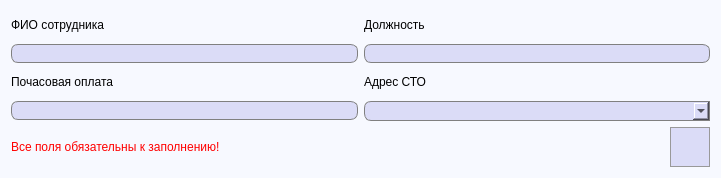
<?xml version="1.0" encoding="UTF-8"?>
<ui version="4.0">
 <class>AddEmployee</class>
 <widget class="QDialog" name="AddEmployee">
  <property name="geometry">
   <rect>
    <x>0</x>
    <y>0</y>
    <width>721</width>
    <height>178</height>
   </rect>
  </property>
  <property name="windowTitle">
   <string>Добавление сотрудника</string>
  </property>
  <property name="windowIcon">
   <iconset resource="../../images.qrc">
    <normaloff>:/images/autoService-logo.png</normaloff>:/images/autoService-logo.png</iconset>
  </property>
  <property name="styleSheet">
   <string notr="true">QDialog {
	background-color: #f7f9ff;
}

QMessageBox {
	background-color: white;
}</string>
  </property>
  <layout class="QGridLayout" name="gridLayout_2">
   <item row="1" column="1">
    <spacer name="horizontalSpacer_2">
     <property name="orientation">
      <enum>Qt::Horizontal</enum>
     </property>
     <property name="sizeHint" stdset="0">
      <size>
       <width>40</width>
       <height>20</height>
      </size>
     </property>
    </spacer>
   </item>
   <item row="1" column="2">
    <widget class="QPushButton" name="saveWorkerButton">
     <property name="minimumSize">
      <size>
       <width>40</width>
       <height>40</height>
      </size>
     </property>
     <property name="styleSheet">
      <string notr="true">QPushButton {
	background-color: #dbdcf7;
	border: 1px solid #999999;
}

QPushButton:hover {
	background-color: #d5d6f0;
	border: 1px solid #acacac;
}

QPushButton:pressed {
	background-color: #cbcde6;
	border: 2px solid #999999;
}</string>
     </property>
     <property name="text">
      <string/>
     </property>
     <property name="icon">
      <iconset resource="../../images.qrc">
       <normaloff>:/images/save.png</normaloff>:/images/save.png</iconset>
     </property>
     <property name="iconSize">
      <size>
       <width>30</width>
       <height>30</height>
      </size>
     </property>
     <property name="autoDefault">
      <bool>false</bool>
     </property>
    </widget>
   </item>
   <item row="1" column="0">
    <widget class="QLabel" name="errorLabel">
     <property name="font">
      <font>
       <pointsize>9</pointsize>
      </font>
     </property>
     <property name="styleSheet">
      <string notr="true">QLabel {
	color: red;
}</string>
     </property>
     <property name="text">
      <string>Все поля обязательны к заполнению!</string>
     </property>
    </widget>
   </item>
   <item row="0" column="0" colspan="3">
    <layout class="QGridLayout" name="gridLayout">
     <item row="0" column="0">
      <widget class="QLabel" name="label">
       <property name="font">
        <font>
         <pointsize>9</pointsize>
        </font>
       </property>
       <property name="text">
        <string>ФИО сотрудника</string>
       </property>
      </widget>
     </item>
     <item row="0" column="1">
      <widget class="QLabel" name="label_2">
       <property name="font">
        <font>
         <pointsize>9</pointsize>
        </font>
       </property>
       <property name="text">
        <string>Должность</string>
       </property>
      </widget>
     </item>
     <item row="1" column="0">
      <widget class="QLineEdit" name="workerFMLname">
       <property name="font">
        <font>
         <pointsize>10</pointsize>
        </font>
       </property>
       <property name="styleSheet">
        <string notr="true">QLineEdit {
	border: 1px solid gray;
    border-radius: 7px;
    background-color: #dbdcf7;
	padding-left: 3px;
}</string>
       </property>
       <property name="frame">
        <bool>true</bool>
       </property>
      </widget>
     </item>
     <item row="1" column="1">
      <widget class="QLineEdit" name="workerPosition">
       <property name="font">
        <font>
         <pointsize>10</pointsize>
        </font>
       </property>
       <property name="styleSheet">
        <string notr="true">QLineEdit {
	border: 1px solid gray;
    border-radius: 7px;
    background-color: #dbdcf7;
	padding-left: 3px;
}</string>
       </property>
       <property name="frame">
        <bool>true</bool>
       </property>
      </widget>
     </item>
     <item row="2" column="0">
      <widget class="QLabel" name="label_3">
       <property name="font">
        <font>
         <pointsize>9</pointsize>
        </font>
       </property>
       <property name="text">
        <string>Почасовая оплата</string>
       </property>
      </widget>
     </item>
     <item row="2" column="1">
      <widget class="QLabel" name="label_4">
       <property name="font">
        <font>
         <pointsize>9</pointsize>
        </font>
       </property>
       <property name="text">
        <string>Адрес СТО</string>
       </property>
      </widget>
     </item>
     <item row="3" column="0">
      <widget class="QLineEdit" name="hourlyPayment">
       <property name="font">
        <font>
         <pointsize>10</pointsize>
        </font>
       </property>
       <property name="styleSheet">
        <string notr="true">QLineEdit {
	border: 1px solid gray;
    border-radius: 7px;
    background-color: #dbdcf7;
	padding-left: 3px;
}</string>
       </property>
       <property name="frame">
        <bool>true</bool>
       </property>
      </widget>
     </item>
     <item row="3" column="1">
      <widget class="QComboBox" name="serviceAddress">
       <property name="minimumSize">
        <size>
         <width>0</width>
         <height>20</height>
        </size>
       </property>
       <property name="font">
        <font>
         <pointsize>10</pointsize>
        </font>
       </property>
       <property name="styleSheet">
        <string notr="true">QComboBox {
	border: 1px solid gray;
    border-top-left-radius: 7px;
	border-bottom-left-radius: 7px;
    background-color: #dbdcf7;
	padding-left: 3px;
}</string>
       </property>
      </widget>
     </item>
    </layout>
   </item>
  </layout>
 </widget>
 <tabstops>
  <tabstop>workerFMLname</tabstop>
  <tabstop>workerPosition</tabstop>
  <tabstop>hourlyPayment</tabstop>
  <tabstop>serviceAddress</tabstop>
  <tabstop>saveWorkerButton</tabstop>
 </tabstops>
 <resources>
  <include location="../../images.qrc"/>
 </resources>
 <connections/>
</ui>
